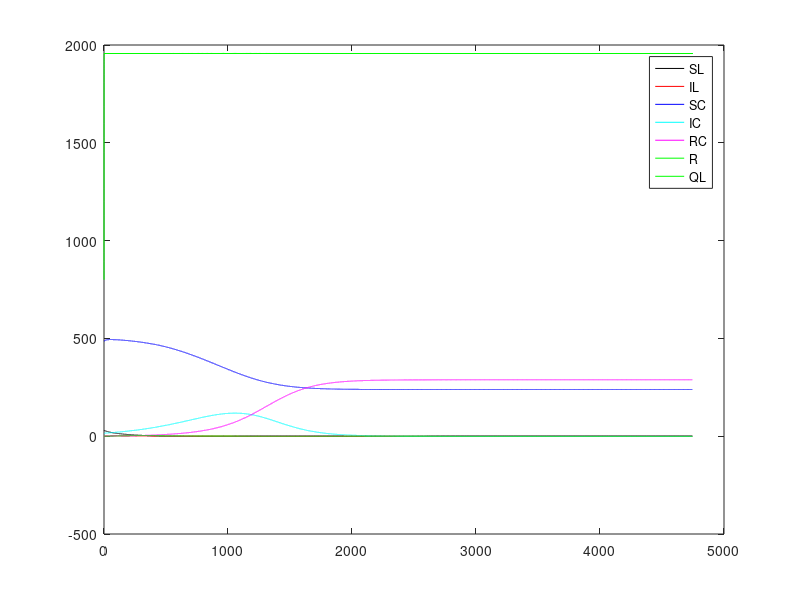
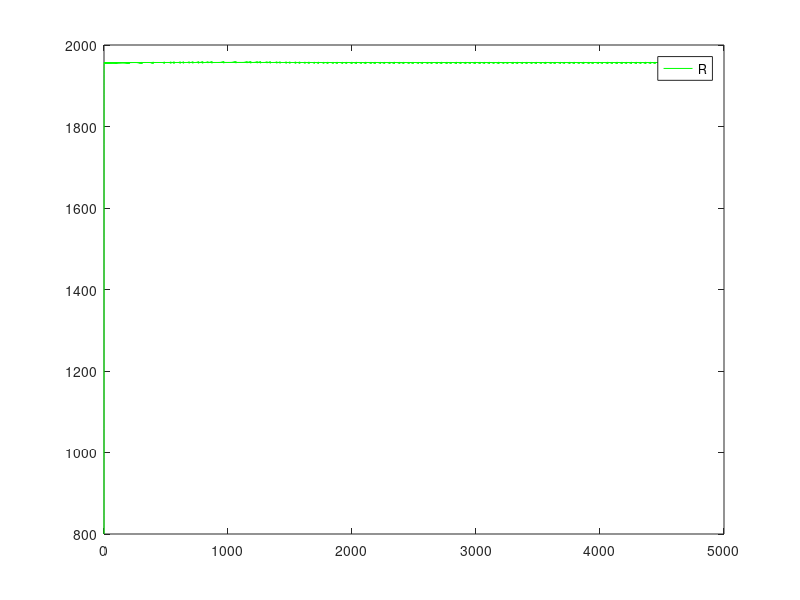
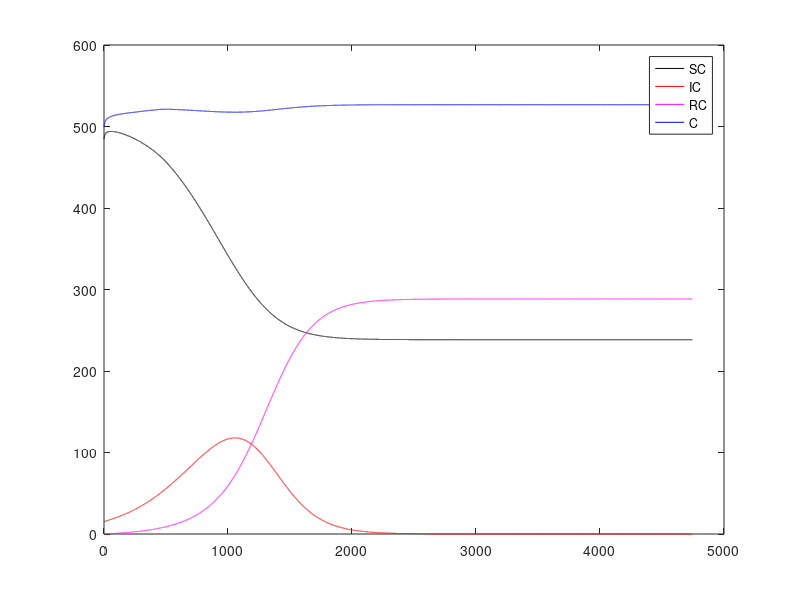
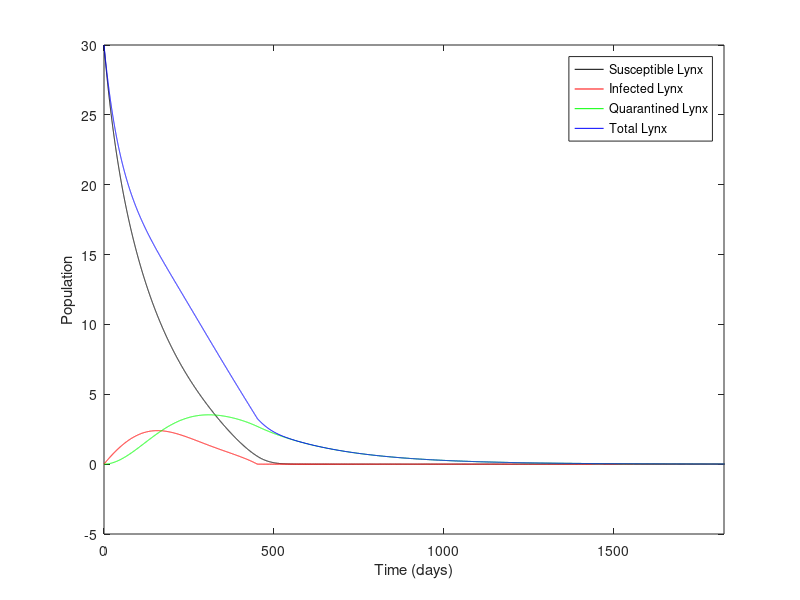

MATLAB code to generate these figures, in order:
function isolation()
    %Parameters
    param.L0 = 30; %OK 30
    param.S_L0 = param.L0;
    param.IS_L0 = 0;
    param.I_L0 = 0;
    init_infect = 0.03; %initial infected in Cats
    param.C0 = 500; %ESTIMATION 500 = 470 + 30
    param.S_C0 = (1 - init_infect)*param.C0;
    param.I_C0 = init_infect * param.C0;
    param.R_C0 = 0;

    param.R0 = 800;
    
    param.e_LR = 0.127; %OK  0.12
    param.e_CR = 0.24; %ESTIMATION 0.24
    param.e_LC = 0.0001; %ESTIMATION 0.01
    param.beta_L = (30/250000) * 25 * 0.9; %ESTIMATION 0.07 
    param.beta_C = (500/250000) * 25 * 0.3; %OK 0.027;
    param.beta_CL = 0.95 * (30/250000) * 25 * 0.7; %ESTIMATION 
    param.gamma_L = 0.00011; %OK 0.00046
    param.rho_C = 0.00046; %OK 
    param.delta_L = 0.0032; %OK 0.0032
    param.delta_C = 0.0007; %OK 0.0007
    param.q_L = 0.1; %ESTIMATION 0.036
    param.p_C = 0.5; %OK 
    param.p_L = 0.5; %OK 
    param.x_L = 0.12; %OK 0.14
    param.x_C = 0.08; %BOF 0.002; 0.1
    param.y_R = 6.1; %OK 6.1
    param.K_C = 800;
    param.K_R = 2000;
    param.K_L = 300;
    param.isol_L = 0.011; %isolated infected lynx each day 0.011
    param.cure_L = 0.001; %curing rate in isolation (0.001 normal, 0.1 with great cure)
    
    %Model
    X0 = [param.S_L0 param.I_L0 param.S_C0 param.I_C0 param.R_C0 param.R0 param.IS_L0];
    % simulation parameters
        tf = 365 * 13; %Time
        options = odeset('NonNegative',1:7);
    [t,X] = ode45( @(t,x) Mod_rhs(t,x,param), [0,tf], X0(:), options);

    X = X';
    t = t';
    
    %plot all
    figure
    plot(t,X(1,:),'k','DisplayName','SL');
    hold on;
    plot(t,X(2,:),'r','DisplayName','IL');
    plot(t,X(3,:),'b','DisplayName','SC');
    plot(t,X(4,:),'c','DisplayName','IC');
    plot(t,X(5,:),'m','DisplayName','RC');
    plot(t,X(6,:),'g','DisplayName','R');
    plot(t,X(7,:),'g','DisplayName','QL');    
    hold off;
    legend show;
    
    %plot R
    figure
    plot(t,X(6,:),'g','DisplayName','R');
    legend show;
    
    %plot C 
    figure
    plot(t,X(3,:),'k','DisplayName','SC');
    hold on;
    plot(t,X(4,:),'r','DisplayName','IC');
    plot(t,X(5,:),'m','DisplayName','RC');
    plot(t,X(3,:) + X(4,:) + X(5,:),'b','DisplayName','C');
    hold off;
    legend show;
    
    %plot L
    figure
    plot(t,X(1,:),'k','DisplayName','Susceptible Lynx');
    hold on;
    plot(t,X(2,:),'r','DisplayName','Infected Lynx');
    plot(t,X(7,:),'g','DisplayName','Quarantined Lynx');    
    plot(t,X(1,:) + X(2,:) + X(7,:),'b','DisplayName','Total Lynx');
    xlim([0 365*5])
    xlabel('Time (days)')
    ylabel('Population')
    hold off;
    legend show;
    
    %plot LCR
    figure
    plot(t,X(1,:) + X(2,:),'r','DisplayName','L');
    hold on;
    plot(t,X(3,:)+X(4,:)+X(5,:),'b','DisplayName','C');
    plot(t,X(6,:),'g','DisplayName','R');
    xlim([0 365*13])
    xlabel('Time (days)')
    ylabel('Population')
    hold off;
    legend show;
    
    %plot 3D
    figure
    scatter3(X(1,:) + X(2,:) + X(7,:),X(3,:)+X(4,:)+X(5,:),X(6,:));
    xlabel('L')
    ylabel('C')
    zlabel('R')
end    

% FUNCTION (mix of SIR and Rosenzweig-MacArthur model)
function dxdt = Mod_rhs(t,x,param)
% function that computes the right-hand side of the differential equation
    S_L = x(1);
    I_L = x(2);
    S_C = x(3);
    I_C = x(4);
    R_C = x(5);
    C = S_C + I_C + R_C;
    R = x(6);
    IS_L = x(7);
    L = S_L + I_L + IS_L;
   dxdt = [  (param.e_LC * C * S_L/(C + 60)*(1 - L/param.K_L)) +  (param.e_LR * R * S_L/(R + 48)*(1 - L/param.K_L)) + (param.gamma_L * I_L) + (param.gamma_L * IS_L) - (param.x_L * S_L) - (param.beta_L * I_L * S_L/L) - (param.beta_CL * I_C * S_L/L), ... dS_L/dt
              (param.e_LC * C * I_L/(C + 60)*(1 - L/param.K_L)) + (param.e_LR * R * I_L/(R + 48)*(1 - L/param.K_L)) + (param.beta_L * I_L  *  S_L/L) + (param.beta_CL * I_C * S_L/L) - (param.x_L * I_L) - (param.gamma_L * I_L) - (param.delta_L * I_L) - (param.isol_L* IS_L), ... dI_L/dt
              (param.e_CR * R * S_C/(R + 48) * (1 - C/param.K_C)) - (param.x_C * S_C) - (param.beta_C * I_C * S_C/C) - (param.q_L * L * S_C/(C + 60))  , ... dS_C/dt
              (param.e_CR * R * I_C/(R + 48) * (1 - C/param.K_C)) + (param.beta_C * I_C * S_C/C) - (param.x_C * I_C) - (param.q_L * L * I_C/(C + 60)) - (param.rho_C * I_C) - (param.delta_C * I_C) - param.isol_L*I_C , ... dI_C/dt
              (param.e_CR * R * R_C/(R + 48) * (1 - C/param.K_C)) + (param.rho_C * I_C) - (param.x_C * R_C) - (param.q_L * L * R_C/(C + 60))  , ... dR_C/dt
              (param.y_R * R*(1 - R/param.K_R)) - (param.p_C * R * C/(R + 48)) - (param.p_L * R * L/(R + 48))  ,  ... dR/dt
              (param.isol_L*I_L) - (param.cure_L * IS_L) - (param.delta_L * IS_L)%quarantined
           ];
	dxdt = dxdt (:);
end